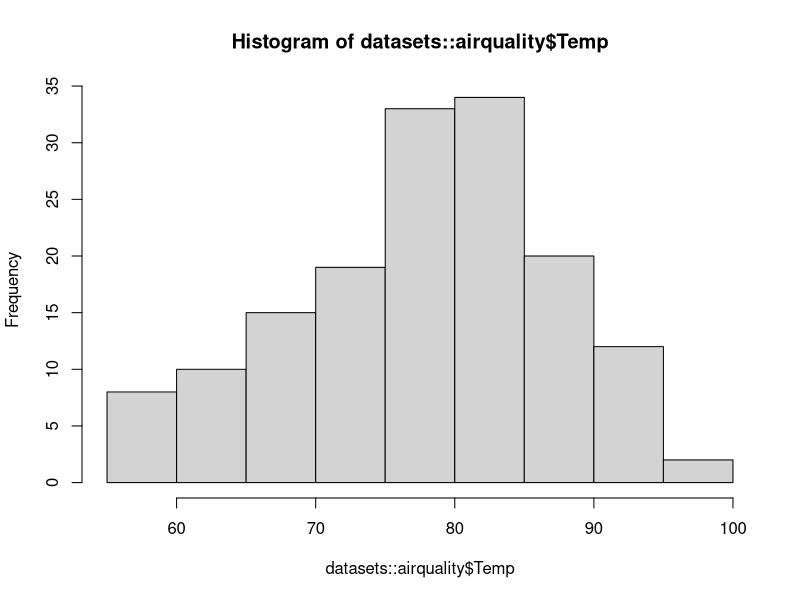
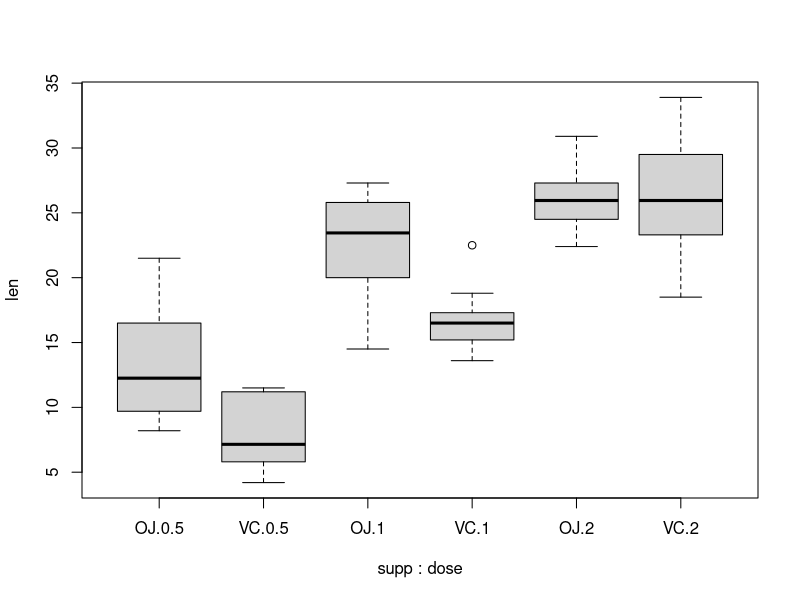

The R source for these figures, in order: (Note: this script raises an error after producing the figures.)
## ---- chunk 1
datasets::airquality
hist(datasets::airquality$Temp)
## ---- chunk 2
as.formula("y ~ x1 + x2") # example
boxplot(len ~ supp + dose, data = datasets::ToothGrowth)
## ---- chunk 3
datasets::airquality |>
  ggplot() +
  aes(x = Temp) +
  geom_histogram()
## ---- chunk 4
p <- datasets::airquality |>
  ggplot() +
  aes(x = Temp) +
  geom_histogram(binwidth = 5) +
  labs(
    x = "Temperature (F)",
    y = "Number of days",
    title = "Temperature between May and September"
  )
## ---- chunk 5
ggsave(
  file.path("..", "figures", "temperature_histogram_ggplot.pdf"),
  p
)
## ---- chunk 6
datasets::ToothGrowth |>
  mutate(xlabel = paste0(supp, "_", dose)) |>
  ggplot() +
  aes(y = len, xlabel) +
  geom_boxplot()

## ---- chunk 7
datasets::Orange |>
  ggplot() +
  aes(x = age, y = circumference, color = Tree) +
  geom_line()
## ---- chunk 8
datasets::Orange |>
  ggplot() +
  aes(x = age, y = circumference, color = Tree) +
  geom_line() +
  scale_color_manual(
    values = c("darkgreen", "orangered", "purple", "blue", "turquoise4")
  )
## ---- chunk 9
datasets::Orange |>
  ggplot() +
  aes(x = age, y = circumference, color = Tree) +
  geom_line() +
  scale_color_manual(
    values = c("darkgreen", "orangered", "purple", "blue", "turquoise4")
  ) +
  scale_y_log10()

## ---- chunk 10
p <- datasets::Orange |>
  ggplot() +
  aes(x = age, y = circumference, color = Tree) +
  geom_line() +
  scale_color_manual(
    values = c("darkgreen", "orangered", "purple", "blue", "turquoise4")
  )

ggsave(
  file.path("..", "figures", "orange_tree_growth.pdf"),
  p
)
## ---- chunk 11
# boxplots are defined for categorical data, so we need to turn dose (numeric)
# into a categorical variable. 
p <- datasets::ToothGrowth |>
  ggplot() +
  aes(x = factor(dose), y = len) +  
  facet_wrap(~supp) +
  geom_boxplot()
p
## ---- chunk 12
p2 <- p +
  labs(
    x = "Dose (mg)",
    y = "Tooth length"
  ) +
  theme_minimal() +
  theme(
    panel.grid.major.x = element_blank(),
    panel.grid.minor.x = element_blank(),
    axis.text = element_text(size = 12)
  )
p2
## ---- chunk 13
ggsave(
  file.path("..", "figures", "tooth_length_boxplot.pdf"),
  p2
)
